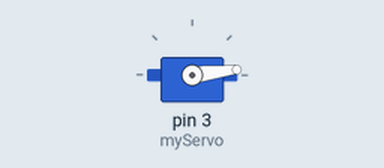
A sketch run on a simulated Arduino Uno, built with avr-gcc and run on an emulated ATmega328P. On the bench: servo.

Above: at 0.05 s.
At 0.7 s:
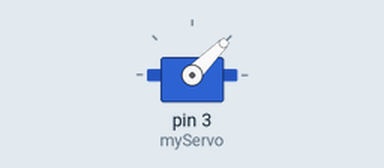
At 1.35 s:
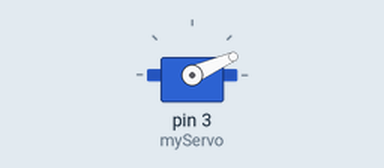
Timing chart, 0 to 5.7 s (numbered marks = the images above):
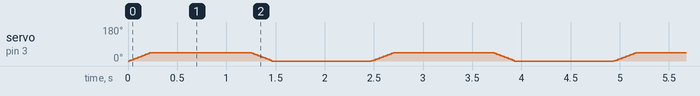

The sketch:

servoDisplayReciprocation.ino
```cpp
#include <Servo.h>

Servo myServo;  // Create a Servo object

int angle1 = 0;     // First position
int angle2 = 45;    // Second position
int stepDelay = 5; // Delay between steps in milliseconds

void setup() {
  myServo.attach(3);   // Attach servo to pin D3
  myServo.write(angle1);
}

void loop() {
  // Move slowly from angle1 to angle2
  for (int pos = angle1; pos <= angle2; pos++) {
    myServo.write(pos);
    delay(stepDelay);
  }

  delay(1000); // Pause at end

  // Move slowly from angle2 back to angle1
  for (int pos = angle2; pos >= angle1; pos--) {
    myServo.write(pos);
    delay(stepDelay);
  }

  delay(1000); // Pause at start
}
```
